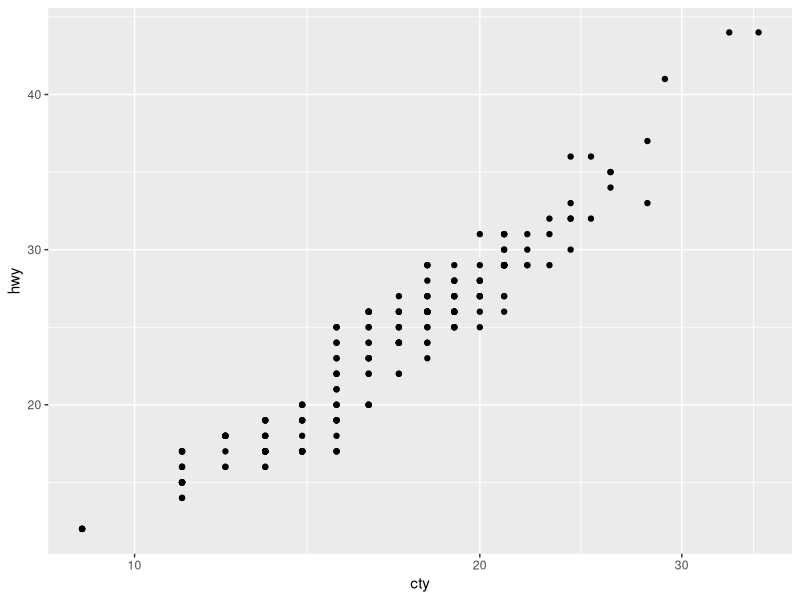
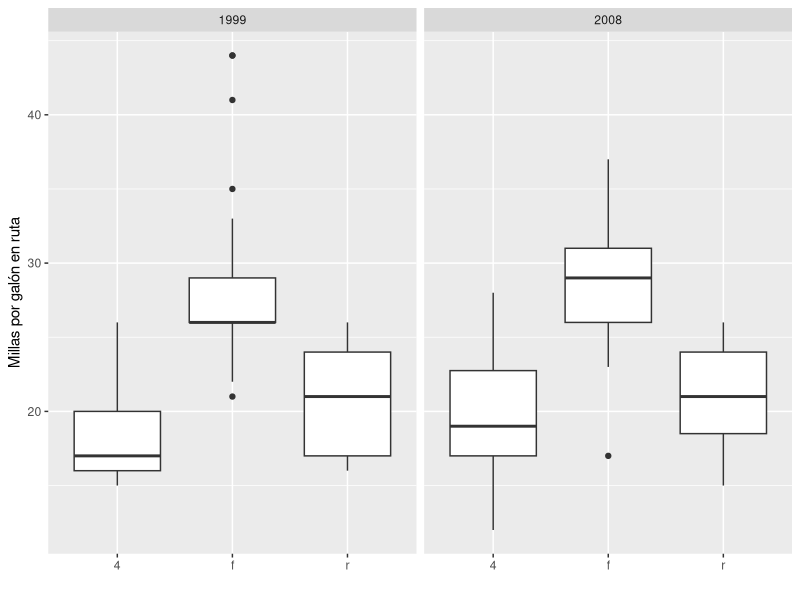
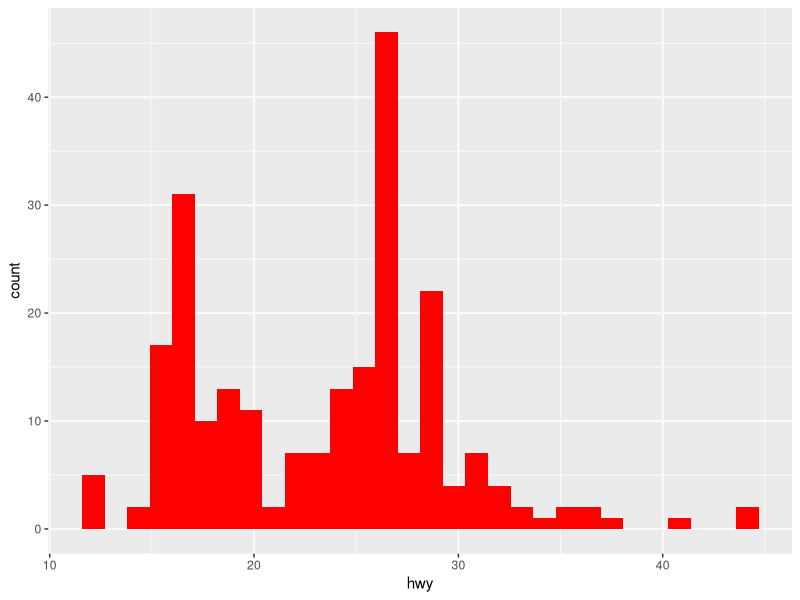
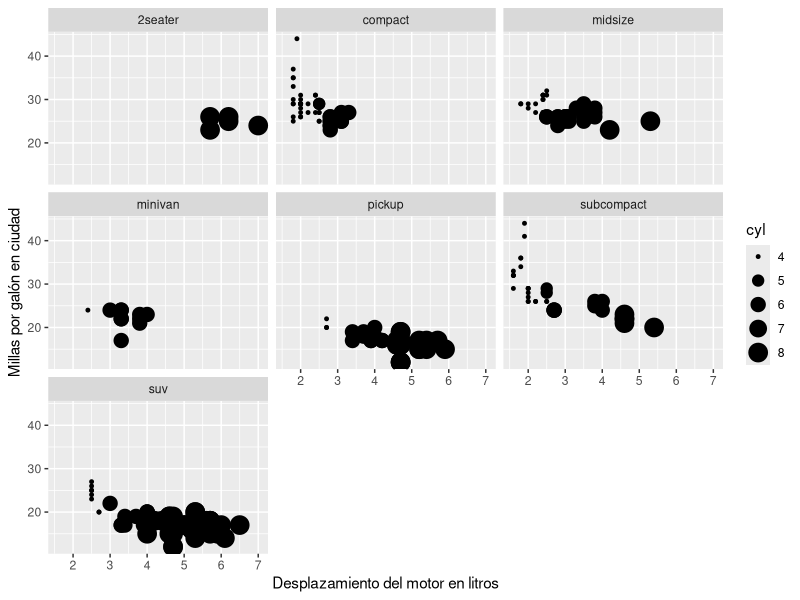
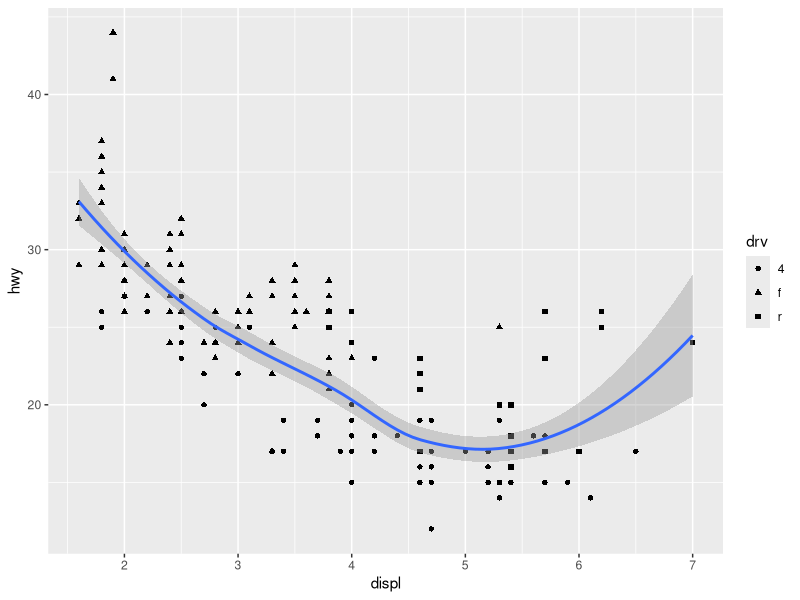

Generate these figures, in order, with R:
## ---- chunk 1
knitr::opts_chunk$set(echo = TRUE)
## ---- chunk 2
library(ggplot2)
ggplot(mpg, aes(y = hwy, x = cty )) + geom_point() +scale_x_continuous(trans="log")
## ---- chunk 3
 ggplot(data = mpg, aes(x = drv, y = hwy)  ) + geom_boxplot()  +
   labs(y = "Millas por galón en ruta", x = "") + facet_wrap( ~ year)
## ---- chunk 4
ggplot(data = mpg, aes(hwy)) + geom_histogram(fill = "red") 
## ---- chunk 5
ggplot(mpg, aes(displ, hwy, size = cyl)) + geom_point() + facet_wrap(~class) +
  labs(y = "Millas por galón en ciudad", x = "Desplazamiento del motor en litros")

## ---- chunk 6
ggplot(mpg, aes(displ, hwy)) + geom_point( aes(shape = drv)) +
geom_smooth()
